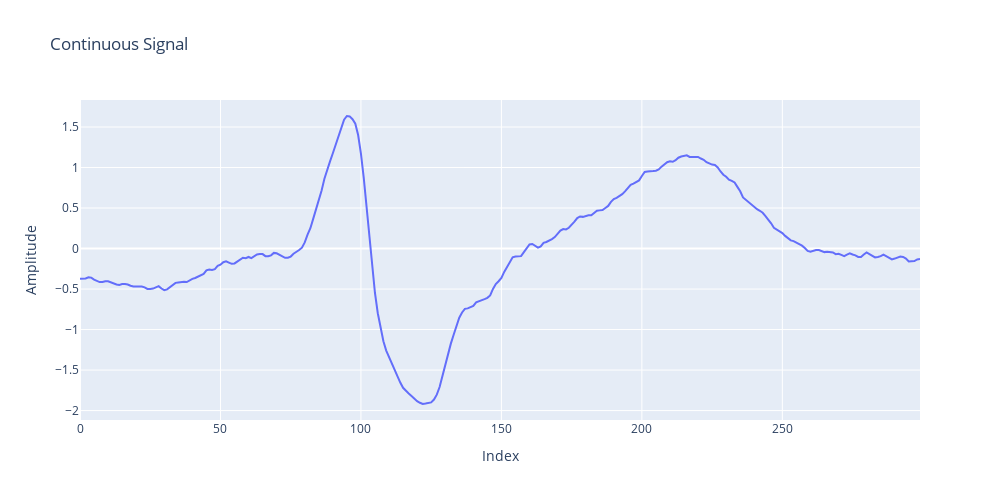

The code cell stored with this chart in its notebook:
### Code cell
draw(PVCSignals[180])

### Figure 1 — Plotly figure (JSON) as saved in the notebook; plotly's stock layout.template omitted (floating-point values rounded to 4 significant figures; data arrays with more than 128 entries replaced by an {"elided": "..."} marker saying what was removed)
{"data": [{"mode": "lines", "name": "Continuous Signal", "type": "scatter", "y": {"elided": "300 float values"}}], "layout": {"height": 500, "title": {"text": "Continuous Signal"}, "width": 1000, "xaxis": {"title": {"text": "Index"}}, "yaxis": {"title": {"text": "Amplitude"}}}}
